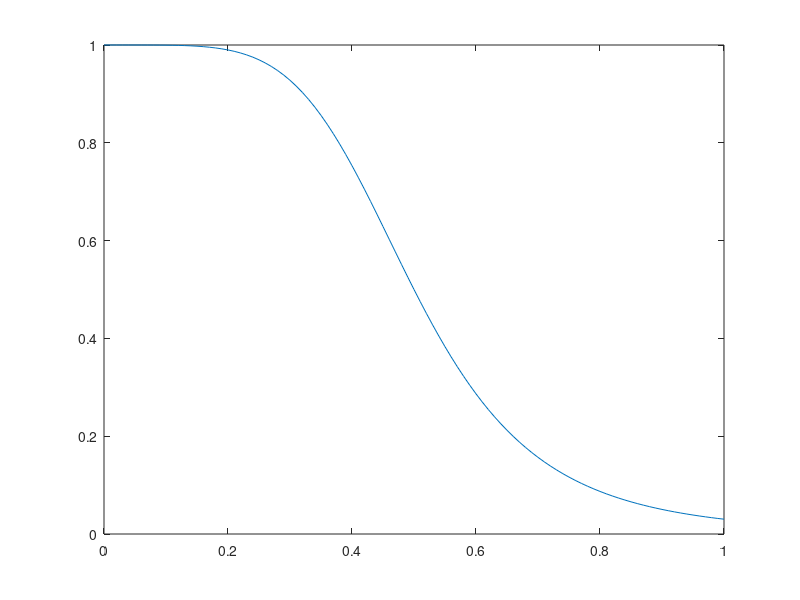
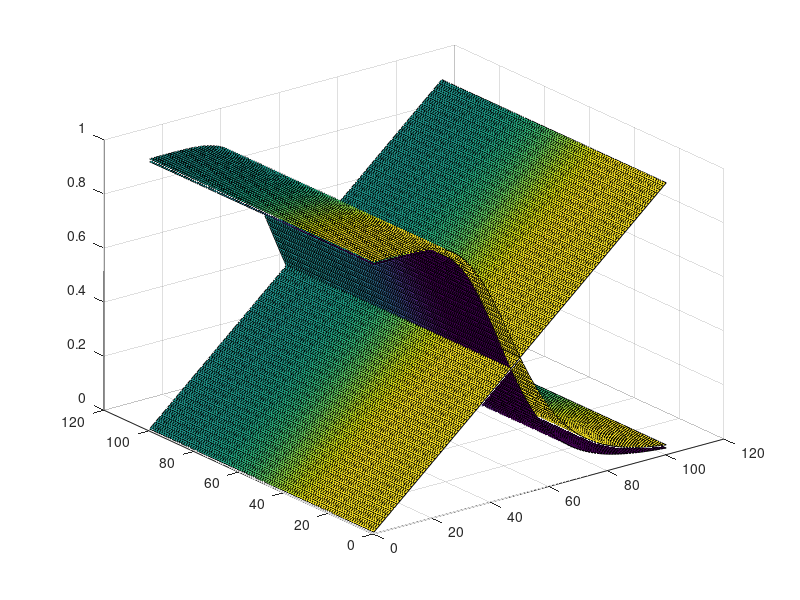

Write MATLAB code to recreate these figures, in order.

%%
fe=0:0.01:1;
for i=1:length(fe)
    L(i)=1-((fe(i).^5)/((0.5.^5)+(fe(i).^5)));
end
plot(fe,L);
[fefe,LL]=meshgrid(fe,L);
figure
surf(fefe,LL);
hold on;
%%
for i=1:length(fe)
   
    fa(i)=0.6*L(i)*exp(0.5*L(i));
end
%plot(fa,L);
[LL,fafa]=meshgrid(L,fa);

surf(LL,fafa);
hold on;
%%
for i=1:length(L)
   fe(i)=-fa(i);
end
%plot(fa,fe);
[fafa,fefe]=meshgrid(fa,fe);

surf(fafa,fefe);
hold on;